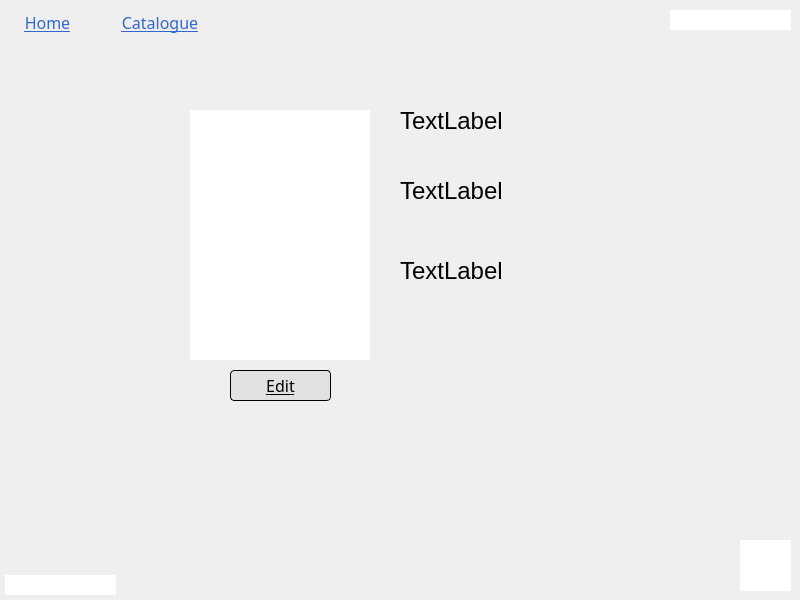
<?xml version="1.0" encoding="UTF-8"?>
<ui version="4.0">
 <class>admin_book_view_screen</class>
 <widget class="QWidget" name="admin_book_view_screen">
  <property name="geometry">
   <rect>
    <x>0</x>
    <y>0</y>
    <width>800</width>
    <height>600</height>
   </rect>
  </property>
  <property name="windowTitle">
   <string>Form</string>
  </property>
  <widget class="QPushButton" name="pushButton_home">
   <property name="geometry">
    <rect>
     <x>10</x>
     <y>10</y>
     <width>75</width>
     <height>24</height>
    </rect>
   </property>
   <property name="font">
    <font>
     <family>Italic Outline Art</family>
     <pointsize>12</pointsize>
     <bold>false</bold>
     <underline>true</underline>
    </font>
   </property>
   <property name="cursor">
    <cursorShape>PointingHandCursor</cursorShape>
   </property>
   <property name="styleSheet">
    <string notr="true">background-color: 0;
border-radius: 15px;
border-color: 0;
color: #3366CC;
</string>
   </property>
   <property name="text">
    <string>Home</string>
   </property>
  </widget>
  <widget class="QPushButton" name="pushButton_edit">
   <property name="geometry">
    <rect>
     <x>230</x>
     <y>370</y>
     <width>101</width>
     <height>31</height>
    </rect>
   </property>
   <property name="font">
    <font>
     <family>Italic Outline Art</family>
     <pointsize>12</pointsize>
     <underline>true</underline>
    </font>
   </property>
   <property name="cursor">
    <cursorShape>PointingHandCursor</cursorShape>
   </property>
   <property name="styleSheet">
    <string notr="true">background: #E1E1E1;
border: 1px solid #000000;
border-radius: 4px;</string>
   </property>
   <property name="text">
    <string>Edit</string>
   </property>
  </widget>
  <widget class="QLabel" name="label_username">
   <property name="geometry">
    <rect>
     <x>670</x>
     <y>10</y>
     <width>121</width>
     <height>20</height>
    </rect>
   </property>
   <property name="layoutDirection">
    <enum>Qt::LeftToRight</enum>
   </property>
   <property name="styleSheet">
    <string notr="true">text-align: right;
background-color: rgb(255, 255, 255);
</string>
   </property>
   <property name="text">
    <string/>
   </property>
  </widget>
  <widget class="QLabel" name="label_title">
   <property name="geometry">
    <rect>
     <x>740</x>
     <y>540</y>
     <width>51</width>
     <height>51</height>
    </rect>
   </property>
   <property name="styleSheet">
    <string notr="true">background-color: rgb(255, 255, 255);</string>
   </property>
   <property name="text">
    <string/>
   </property>
   <property name="scaledContents">
    <bool>false</bool>
   </property>
  </widget>
  <widget class="QLabel" name="label_bookImg">
   <property name="geometry">
    <rect>
     <x>190</x>
     <y>110</y>
     <width>180</width>
     <height>250</height>
    </rect>
   </property>
   <property name="styleSheet">
    <string notr="true">background-color: rgb(255, 255, 255);</string>
   </property>
   <property name="text">
    <string/>
   </property>
  </widget>
  <widget class="QPushButton" name="pushButton_catalogue">
   <property name="geometry">
    <rect>
     <x>110</x>
     <y>10</y>
     <width>100</width>
     <height>24</height>
    </rect>
   </property>
   <property name="font">
    <font>
     <family>Italic Outline Art</family>
     <pointsize>12</pointsize>
     <bold>false</bold>
     <underline>true</underline>
    </font>
   </property>
   <property name="cursor">
    <cursorShape>PointingHandCursor</cursorShape>
   </property>
   <property name="styleSheet">
    <string notr="true">background-color: 0;
border-radius: 15px;
border-color: 0;
color: #3366CC;
</string>
   </property>
   <property name="text">
    <string>Catalogue</string>
   </property>
  </widget>
  <widget class="QLabel" name="label_date">
   <property name="geometry">
    <rect>
     <x>5</x>
     <y>575</y>
     <width>111</width>
     <height>20</height>
    </rect>
   </property>
   <property name="styleSheet">
    <string notr="true">background-color: rgb(255, 255, 255);</string>
   </property>
   <property name="text">
    <string/>
   </property>
   <property name="alignment">
    <set>Qt::AlignLeading|Qt::AlignLeft|Qt::AlignVCenter</set>
   </property>
  </widget>
  <widget class="QLabel" name="label_bookTitle">
   <property name="geometry">
    <rect>
     <x>400</x>
     <y>100</y>
     <width>371</width>
     <height>41</height>
    </rect>
   </property>
   <property name="font">
    <font>
     <pointsize>18</pointsize>
    </font>
   </property>
   <property name="text">
    <string>TextLabel</string>
   </property>
  </widget>
  <widget class="QLabel" name="label_bookAuthor">
   <property name="geometry">
    <rect>
     <x>400</x>
     <y>180</y>
     <width>371</width>
     <height>21</height>
    </rect>
   </property>
   <property name="font">
    <font>
     <pointsize>18</pointsize>
    </font>
   </property>
   <property name="text">
    <string>TextLabel</string>
   </property>
  </widget>
  <widget class="QLabel" name="label_bookID">
   <property name="geometry">
    <rect>
     <x>400</x>
     <y>260</y>
     <width>371</width>
     <height>21</height>
    </rect>
   </property>
   <property name="font">
    <font>
     <pointsize>18</pointsize>
    </font>
   </property>
   <property name="text">
    <string>TextLabel</string>
   </property>
  </widget>
 </widget>
 <resources/>
 <connections/>
</ui>
